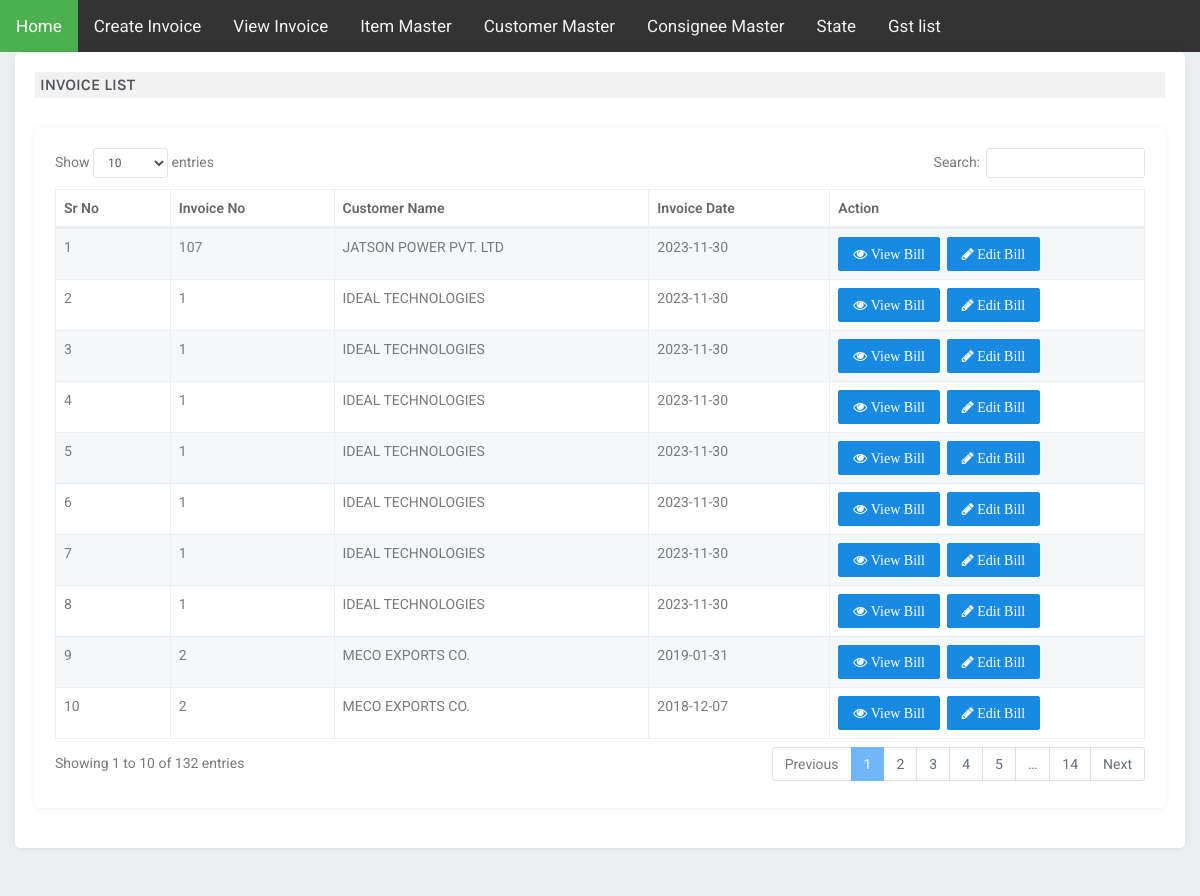
/quot_list.php, run on the app's committed database.
### tables this page shows
CREATE TABLE `invoice` (
  `quot_id` int(11) NOT NULL,
  `quot_no` varchar(100) NOT NULL,
  `q_n` int(255) NOT NULL,
  `order_no` varchar(255) NOT NULL,
  `quot_cust` varchar(500) NOT NULL,
  `state` varchar(255) DEFAULT NULL,
  `stateCode` varchar(255) DEFAULT NULL,
  `transmode` varchar(255) NOT NULL,
  `supplydate` date DEFAULT NULL,
  `conname` varchar(255) NOT NULL,
  `lrno` varchar(255) NOT NULL,
  `vehicleno` varchar(255) NOT NULL,
  `subtotal` varchar(100) NOT NULL,
  `packing` varchar(100) NOT NULL,
  `transpotation` varchar(255) NOT NULL,
  `grandtotal` varchar(100) NOT NULL,
  `cgst` varchar(255) NOT NULL,
  `igst` varchar(255) NOT NULL,
  `sgst` varchar(255) NOT NULL,
  `cgst_amt` varchar(255) NOT NULL,
  `igst_amt` varchar(255) NOT NULL,
  `sgst_amt` varchar(255) NOT NULL,
  `inv_date` date NOT NULL,
  `order_date` date DEFAULT NULL,
  `rvalue` varchar(255) NOT NULL
);

CREATE TABLE `customer` (
  `id` int(11) NOT NULL,
  `cust_id` varchar(11) NOT NULL,
  `custname` varchar(255) NOT NULL,
  `cno` varchar(255) NOT NULL,
  `country` varchar(255) NOT NULL,
  `sid` int(10) NOT NULL,
  `city` varchar(255) NOT NULL,
  `addr` varchar(1000) NOT NULL,
  `pin_code` int(30) NOT NULL,
  `email` varchar(255) NOT NULL,
  `reg` date NOT NULL,
  `gstin` varchar(255) NOT NULL
);

### quot_list.php (the view, shortened to what this page needs)
 <?php require_once("sqlfiles/conn.php"); ?>
 <!DOCTYPE html>
<html>
<head>
        <link href="css/bootstrap.min.css" rel="stylesheet" type="text/css" />
        <link href="css/core.css" rel="stylesheet" type="text/css" />
        <link href="css/components.css" rel="stylesheet" type="text/css" />
        <link href="css/icons.css" rel="stylesheet" type="text/css" />
        <link href="css/pages.css" rel="stylesheet" type="text/css" />
        <link rel="stylesheet" href="css/dataTables.bootstrap.min.css" />
        <link href="css/font/css/font-awesome.min.css" rel="stylesheet" type="text/css" />
        <link href="css/responsive.css" rel="stylesheet" type="text/css" />
        <link rel="stylesheet" type="text/css" href="select2-master/dist/css/select2.min.css">
        </head>
<body>
        <?php include_once("menu.php"); ?>
	 <div class="content-page">
                <div class="content">
                <div class="container">
                        <div class="row">
                            <div class="col-sm-12">
                                <div class="card-box">
                                 <h4 class="header-title m-t-0 m-b-30">INVOICE LIST</h4>
                                    <div class="row">
                                     <div class="col-sm-12">
                                    <div class="row">
                                     <div class="col-sm-12">
                                <div class="card-box table-responsive">
                                     <table class="table table-bordered table-striped paginate" align="center">
                                        <thead>
                                            <tr>
                                                 <th>Sr No</th>
                                                 <th>Invoice No </th>
                                                <th>Customer Name </th>
                                                <th>Invoice Date</th>
                                                <th>Action</th>
                                            </tr>
                                        </thead>
                                        <tbody>
                                        <?php
                                             $sr_no=1;
                                             $retrive_query=mysqli_query($conn, "select * from invoice order by quot_id desc") or die(mysqli_error());
                                             while($row=mysqli_fetch_array($retrive_query))
                                             {
                                                 $cname = $row['quot_cust'];
                                                 $sql = mysqli_query($conn, "SELECT * FROM customer Where id='$cname' ")or die(mysqli_error());
                                                 $roow = mysqli_fetch_array($sql);
                                        ?>
                                            <tr>
                                                <td><?php echo $sr_no++; ?></td>
                                                <td><?php echo $row['quot_no']; ?></td>
                                                <td><?php echo $roow['custname']; ?></td>
                                                <td><?php echo $row['inv_date']; ?></td>
												<td><a href="view_bill.php?q_id=<?php echo $row['quot_id'] ?>" class="btn btn-primary text-orange" target="" class="on-default remove-row"><i class="fa fa-eye"> View Bill</i></a>&nbsp;&nbsp;<a href="invoice.php?inv_id=<?php echo $row['quot_id'] ?>" class="btn btn-primary text-orange" target="" class="on-default remove-row"><i class="fa fa-pencil"> Edit Bill</i></a></td>
                                            </tr>
                                         <?php } ?>
                                        </tbody>
                                    </table>
                                </div>
                            </div>
                                 </div>
                    </div>
					</div>
                   </div>
            </div>
</div>
        </div>

### css/core.css (style rules this page uses)
body { background: #ebeff2; font-family: 'Roboto', sans-serif; margin: 0; padding-bottom: 60px; overflow-x: hidden; color: #797979; }
html { position: relative; min-height: 100%; background: #ebeff2; }
h1, h2, h3, h4, h5, h6 { color: #505458; font-family: 'Karla', sans-serif; margin: 10px 0; }
h4 { line-height: 22px; }
* { outline: none !important; }
.container { width: auto; }
.header-title { font-size: 16px; font-weight: 600; line-height: 16px; margin-bottom: 8px; }
.m-t-0 { margin-top: 0px !important; }
.m-b-30 { margin-bottom: 30px !important; }
.card-box { padding: 20px; box-shadow: 0 0px 8px 0 rgba(0, 0, 0, 0.06), 0 1px 0px 0 rgba(0, 0, 0, 0.02); -webkit-border-radius: 5px; border-radius: 5px; -moz-border-radius: 5px; background-clip: padding-box; margin-bottom: 20px; background-color: #ffffff; }
.row { margin-right: -10px; margin-left: -10px; }
.col-lg-1, .col-lg-10, .col-lg-11, .col-lg-12, .col-lg-2, .col-lg-3, .col-lg-4, .col-lg-5, .col-lg-6, .col-lg-7, .col-lg-8, .col-lg-9, .col-md-1, .col-md-10, .col-md-11, .col-md-12, .col-md-2, .col-md-3, .col-md-4, .col-md-5, .col-md-6, .col-md-7, .col-md-8, .col-md-9, .col-sm-1, .col-sm-10, .col-sm-11, .col-sm-12, .col-sm-2, .col-sm-3, .col-sm-4, .col-sm-5, .col-sm-6, .col-sm-7, .col-sm-8, .col-sm-9, .col-xs-1, .col-xs-10, .col-xs-11, .col-xs-12, .col-xs-2, .col-xs-3, .col-xs-4, .col-xs-5, .col-xs-6, .col-xs-7, .col-xs-8, .col-xs-9 { padding-left: 10px; padding-right: 10px; }
.text-orange { color: #ef9220 !important; }
th, td { max-width: 250px; word-wrap: wrap; }
.card-box .header-title { background-color: #f2f2f2; padding: 5px; }

### css/components.css (style rules this page uses)
.btn { border-radius: 2px; padding: 6px 14px; }
.btn-custom, .btn-primary, .btn-success, .btn-info, .btn-warning, .btn-danger, .btn-inverse, .btn-purple, .btn-pink { color: #ffffff !important; }
.btn-primary { background-color: #188ae2 !important; border: 1px solid #188ae2 !important; }
.table { margin-bottom: 10px; }
.table-striped > tbody > tr:nth-of-type(odd), .table-hover > tbody > tr:hover, .table > thead > tr > td.active, .table > tbody > tr > td.active, .table > tfoot > tr > td.active, .table > thead > tr > th.active, .table > tbody > tr > th.active, .table > tfoot > tr > th.active, .table > thead > tr.active > td, .table > tbody > tr.active > td, .table > tfoot > tr.active > td, .table > thead > tr.active > th, .table > tbody > tr.active > th, .table > tfoot > tr.active > th { background-color: #f4f8fb !important; }
.table > thead > tr > th, .table > tbody > tr > th, .table > tfoot > tr > th, .table > thead > tr > td, .table > tbody > tr > td, .table > tfoot > tr > td, .table > thead > tr > th, .table-bordered { border-top: 1px solid #ebeff2; }
.table-bordered > thead > tr > th, .table-bordered > tbody > tr > th, .table-bordered > tfoot > tr > th, .table-bordered > thead > tr > td, .table-bordered > tbody > tr > td, .table-bordered > tfoot > tr > td { border: 1px solid #ebeff2; }
.table > thead > tr > th { vertical-align: bottom; border-bottom: 2px solid #ebeff2; }
tbody { color: #797979; }
th { color: #666666; font-weight: 600; }
.table-bordered { border: 1px solid #ebeff2; }

### menu.php (style rules this page uses)
body { margin:0; }

### data on the page
invoice: quot_no "107", customer.custname "JATSON POWER PVT. LTD", inv_date "2023-11-30"
invoice: quot_no "1", customer.custname "IDEAL TECHNOLOGIES", inv_date "2023-11-30"
invoice: quot_no "1", customer.custname "IDEAL TECHNOLOGIES", inv_date "2023-11-30"
invoice: quot_no "1", customer.custname "IDEAL TECHNOLOGIES", inv_date "2023-11-30"
invoice: quot_no "1", customer.custname "IDEAL TECHNOLOGIES", inv_date "2023-11-30"
invoice: quot_no "1", customer.custname "IDEAL TECHNOLOGIES", inv_date "2023-11-30"
invoice: quot_no "1", customer.custname "IDEAL TECHNOLOGIES", inv_date "2023-11-30"
invoice: quot_no "1", customer.custname "IDEAL TECHNOLOGIES", inv_date "2023-11-30"
invoice: quot_no "2", customer.custname "MECO EXPORTS CO.", inv_date "2019-01-31"
invoice: quot_no "2", customer.custname "MECO EXPORTS CO.", inv_date "2018-12-07"
